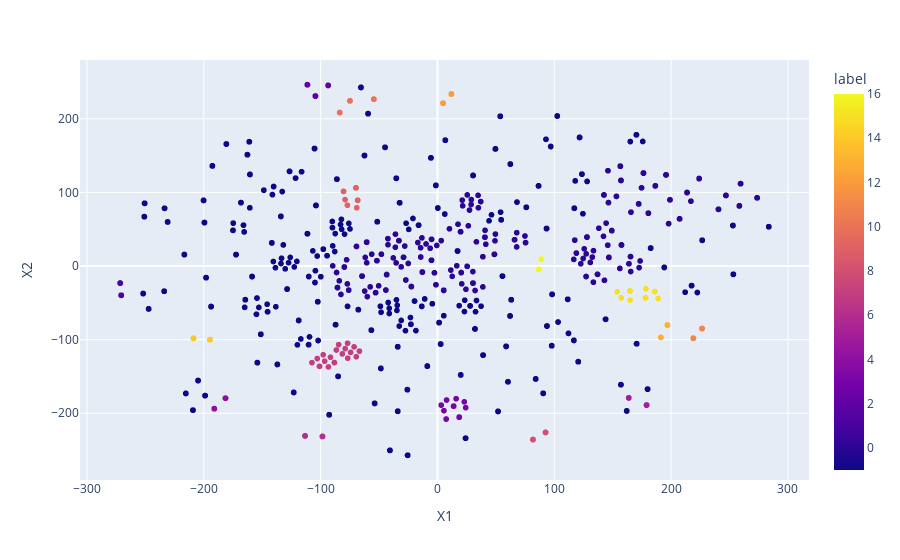

The code cell stored with this chart in its notebook:
### Code cell
df_tsne['label'] = clustering.labels_
fig = px.scatter(df_tsne,'X1','X2', hover_name = 'stock_code', color = 'label')
fig.show()

### Figure 1 — Plotly figure (JSON) as saved in the notebook; plotly's stock layout.template omitted (floating-point values rounded to 4 significant figures; data arrays with more than 128 entries replaced by an {"elided": "..."} marker saying what was removed)
{"data": [{"hovertemplate": "<b>%{hovertext}</b><br><br>X1=%{x}<br>X2=%{y}<br>label=%{marker.color}<extra></extra>", "hovertext": {"elided": "2020 str values"}, "legendgroup": "", "marker": {"color": {"elided": "2020 int values"}, "coloraxis": "coloraxis", "symbol": "circle"}, "mode": "markers", "name": "", "showlegend": false, "type": "scattergl", "x": {"elided": "2020 float values"}, "xaxis": "x", "y": {"elided": "2020 float values"}, "yaxis": "y"}], "layout": {"coloraxis": {"colorbar": {"title": {"text": "label"}}, "colorscale": [[0, "#0d0887"], [0.1111, "#46039f"], [0.2222, "#7201a8"], [0.3333, "#9c179e"], [0.4444, "#bd3786"], [0.5556, "#d8576b"], [0.6667, "#ed7953"], [0.7778, "#fb9f3a"], [0.8889, "#fdca26"], [1, "#f0f921"]]}, "legend": {"tracegroupgap": 0}, "margin": {"t": 60}, "xaxis": {"anchor": "y", "domain": [0, 1], "title": {"text": "X1"}}, "yaxis": {"anchor": "x", "domain": [0, 1], "title": {"text": "X2"}}}}
